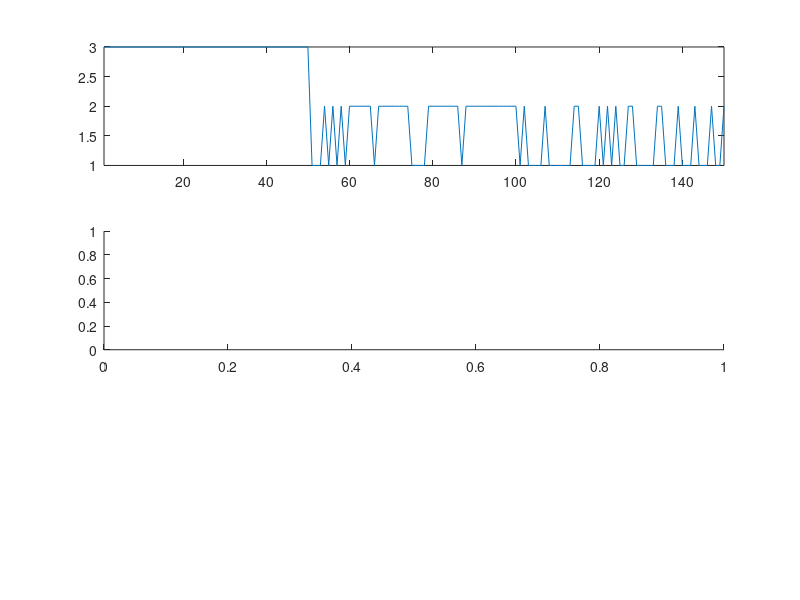

Source code (MATLAB): (Note: this script raises an error after producing the figure.)
clear all; close all; clc;

load fisheriris.mat;

% sepal length, width  이용
setdata = [];
setdata = meas(:,1:2);

% 종별 번호할당
spcs2num = [];
for k=1:1:length(species)
    if strcmp(species(k), 'setosa') == 1
        spcs2num(k,1) = 1;
    elseif strcmp(species(k), 'versicolor') == 1
        spcs2num(k,1) = 2;
    elseif strcmp(species(k), 'virginica') == 1
        spcs2num(k,1) = 3;
    end
end

% 매트랩 내부함수. 출력: mat_label: 그룹 할당 결과, mat_Cnt: 각 그룹의 중심 좌표
[mat_label, mat_CP] = kmeans(setdata, 3, 'Start', setdata(1:3,:));

%% my_kmeans 함수 구현
% 매트랩 내부함수. 출력: mat_label: 그룹 할당 결과, mat_CP: 각 그룹의 중심 좌표
% 입력: 데이터셋, 종번호
function [label, cp] = my_kmeans_202310828(data, n)

end
%%
grp = 3; % k = 3;
class = [1 2 3];

my_CP = setdata(1:grp,:); 

% [출력 변수] = my_kmeans_학번(입력변수);

figure;
subplot(311); plot(mat_label); axis tight;
subplot(312); plot(Final_label); axis tight;
subplot(313); plot(mat_label-Final_label); axis tight;

my_CP
mat_CP
    
